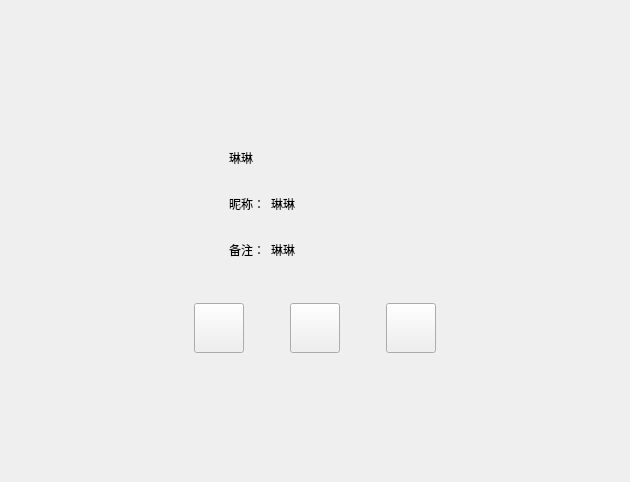
<?xml version="1.0" encoding="UTF-8"?>
<ui version="4.0">
 <class>FriendInfoPage</class>
 <widget class="QWidget" name="FriendInfoPage">
  <property name="geometry">
   <rect>
    <x>0</x>
    <y>0</y>
    <width>630</width>
    <height>463</height>
   </rect>
  </property>
  <property name="windowTitle">
   <string>Form</string>
  </property>
  <layout class="QVBoxLayout" name="verticalLayout">
   <property name="leftMargin">
    <number>120</number>
   </property>
   <property name="topMargin">
    <number>120</number>
   </property>
   <property name="rightMargin">
    <number>120</number>
   </property>
   <property name="bottomMargin">
    <number>120</number>
   </property>
   <item>
    <widget class="QWidget" name="widget" native="true">
     <layout class="QHBoxLayout" name="horizontalLayout">
      <item>
       <widget class="QLabel" name="icon_lb">
        <property name="minimumSize">
         <size>
          <width>85</width>
          <height>85</height>
         </size>
        </property>
        <property name="maximumSize">
         <size>
          <width>85</width>
          <height>85</height>
         </size>
        </property>
        <property name="text">
         <string/>
        </property>
       </widget>
      </item>
      <item>
       <widget class="QWidget" name="widget_3" native="true">
        <layout class="QVBoxLayout" name="verticalLayout_2">
         <item>
          <widget class="QWidget" name="widget_4" native="true">
           <property name="minimumSize">
            <size>
             <width>0</width>
             <height>40</height>
            </size>
           </property>
           <property name="maximumSize">
            <size>
             <width>16777215</width>
             <height>40</height>
            </size>
           </property>
           <layout class="QHBoxLayout" name="horizontalLayout_2">
            <property name="leftMargin">
             <number>0</number>
            </property>
            <property name="topMargin">
             <number>0</number>
            </property>
            <property name="rightMargin">
             <number>0</number>
            </property>
            <property name="bottomMargin">
             <number>0</number>
            </property>
            <item>
             <widget class="QLabel" name="name_lb">
              <property name="minimumSize">
               <size>
                <width>40</width>
                <height>0</height>
               </size>
              </property>
              <property name="maximumSize">
               <size>
                <width>16777215</width>
                <height>16777215</height>
               </size>
              </property>
              <property name="text">
               <string>琳琳</string>
              </property>
             </widget>
            </item>
            <item>
             <widget class="QLabel" name="sex_lb">
              <property name="minimumSize">
               <size>
                <width>40</width>
                <height>40</height>
               </size>
              </property>
              <property name="maximumSize">
               <size>
                <width>40</width>
                <height>40</height>
               </size>
              </property>
              <property name="text">
               <string/>
              </property>
             </widget>
            </item>
            <item>
             <spacer name="horizontalSpacer">
              <property name="orientation">
               <enum>Qt::Horizontal</enum>
              </property>
              <property name="sizeHint" stdset="0">
               <size>
                <width>40</width>
                <height>20</height>
               </size>
              </property>
             </spacer>
            </item>
           </layout>
          </widget>
         </item>
         <item>
          <widget class="QWidget" name="widget_2" native="true">
           <property name="minimumSize">
            <size>
             <width>0</width>
             <height>40</height>
            </size>
           </property>
           <property name="maximumSize">
            <size>
             <width>16777215</width>
             <height>40</height>
            </size>
           </property>
           <layout class="QHBoxLayout" name="horizontalLayout_3">
            <property name="leftMargin">
             <number>0</number>
            </property>
            <property name="topMargin">
             <number>0</number>
            </property>
            <property name="rightMargin">
             <number>0</number>
            </property>
            <property name="bottomMargin">
             <number>0</number>
            </property>
            <item>
             <widget class="QLabel" name="nick_tip">
              <property name="minimumSize">
               <size>
                <width>0</width>
                <height>30</height>
               </size>
              </property>
              <property name="maximumSize">
               <size>
                <width>50</width>
                <height>30</height>
               </size>
              </property>
              <property name="text">
               <string>昵称：</string>
              </property>
             </widget>
            </item>
            <item>
             <widget class="QLabel" name="nick_lb">
              <property name="text">
               <string>琳琳</string>
              </property>
             </widget>
            </item>
            <item>
             <spacer name="horizontalSpacer_2">
              <property name="orientation">
               <enum>Qt::Horizontal</enum>
              </property>
              <property name="sizeHint" stdset="0">
               <size>
                <width>40</width>
                <height>20</height>
               </size>
              </property>
             </spacer>
            </item>
           </layout>
          </widget>
         </item>
         <item>
          <widget class="QWidget" name="widget_5" native="true">
           <property name="minimumSize">
            <size>
             <width>0</width>
             <height>40</height>
            </size>
           </property>
           <property name="maximumSize">
            <size>
             <width>16777215</width>
             <height>40</height>
            </size>
           </property>
           <layout class="QHBoxLayout" name="horizontalLayout_4">
            <property name="leftMargin">
             <number>0</number>
            </property>
            <property name="topMargin">
             <number>0</number>
            </property>
            <property name="rightMargin">
             <number>0</number>
            </property>
            <property name="bottomMargin">
             <number>0</number>
            </property>
            <item>
             <widget class="QLabel" name="bak_tip">
              <property name="minimumSize">
               <size>
                <width>0</width>
                <height>30</height>
               </size>
              </property>
              <property name="maximumSize">
               <size>
                <width>50</width>
                <height>30</height>
               </size>
              </property>
              <property name="text">
               <string>备注：</string>
              </property>
             </widget>
            </item>
            <item>
             <widget class="QLabel" name="bak_lb">
              <property name="text">
               <string>琳琳</string>
              </property>
             </widget>
            </item>
            <item>
             <spacer name="horizontalSpacer_7">
              <property name="orientation">
               <enum>Qt::Horizontal</enum>
              </property>
              <property name="sizeHint" stdset="0">
               <size>
                <width>40</width>
                <height>20</height>
               </size>
              </property>
             </spacer>
            </item>
           </layout>
          </widget>
         </item>
        </layout>
       </widget>
      </item>
     </layout>
    </widget>
   </item>
   <item>
    <widget class="QWidget" name="widget_6" native="true">
     <layout class="QHBoxLayout" name="horizontalLayout_5">
      <item>
       <spacer name="horizontalSpacer_3">
        <property name="orientation">
         <enum>Qt::Horizontal</enum>
        </property>
        <property name="sizeHint" stdset="0">
         <size>
          <width>40</width>
          <height>20</height>
         </size>
        </property>
       </spacer>
      </item>
      <item>
       <widget class="ClickedBtn" name="msg_chat">
        <property name="minimumSize">
         <size>
          <width>50</width>
          <height>50</height>
         </size>
        </property>
        <property name="maximumSize">
         <size>
          <width>50</width>
          <height>50</height>
         </size>
        </property>
        <property name="text">
         <string/>
        </property>
       </widget>
      </item>
      <item>
       <spacer name="horizontalSpacer_5">
        <property name="orientation">
         <enum>Qt::Horizontal</enum>
        </property>
        <property name="sizeType">
         <enum>QSizePolicy::Fixed</enum>
        </property>
        <property name="sizeHint" stdset="0">
         <size>
          <width>40</width>
          <height>20</height>
         </size>
        </property>
       </spacer>
      </item>
      <item>
       <widget class="ClickedBtn" name="voice_chat">
        <property name="minimumSize">
         <size>
          <width>50</width>
          <height>50</height>
         </size>
        </property>
        <property name="maximumSize">
         <size>
          <width>50</width>
          <height>50</height>
         </size>
        </property>
        <property name="text">
         <string/>
        </property>
       </widget>
      </item>
      <item>
       <spacer name="horizontalSpacer_6">
        <property name="orientation">
         <enum>Qt::Horizontal</enum>
        </property>
        <property name="sizeType">
         <enum>QSizePolicy::Fixed</enum>
        </property>
        <property name="sizeHint" stdset="0">
         <size>
          <width>40</width>
          <height>20</height>
         </size>
        </property>
       </spacer>
      </item>
      <item>
       <widget class="ClickedBtn" name="video_chat">
        <property name="minimumSize">
         <size>
          <width>50</width>
          <height>50</height>
         </size>
        </property>
        <property name="maximumSize">
         <size>
          <width>50</width>
          <height>50</height>
         </size>
        </property>
        <property name="text">
         <string/>
        </property>
       </widget>
      </item>
      <item>
       <spacer name="horizontalSpacer_4">
        <property name="orientation">
         <enum>Qt::Horizontal</enum>
        </property>
        <property name="sizeHint" stdset="0">
         <size>
          <width>40</width>
          <height>20</height>
         </size>
        </property>
       </spacer>
      </item>
     </layout>
    </widget>
   </item>
   <item>
    <spacer name="verticalSpacer_2">
     <property name="orientation">
      <enum>Qt::Vertical</enum>
     </property>
     <property name="sizeHint" stdset="0">
      <size>
       <width>20</width>
       <height>40</height>
      </size>
     </property>
    </spacer>
   </item>
  </layout>
 </widget>
 <customwidgets>
  <customwidget>
   <class>ClickedBtn</class>
   <extends>QPushButton</extends>
   <header location="global">clickedbtn.h</header>
  </customwidget>
 </customwidgets>
 <resources/>
 <connections/>
</ui>
